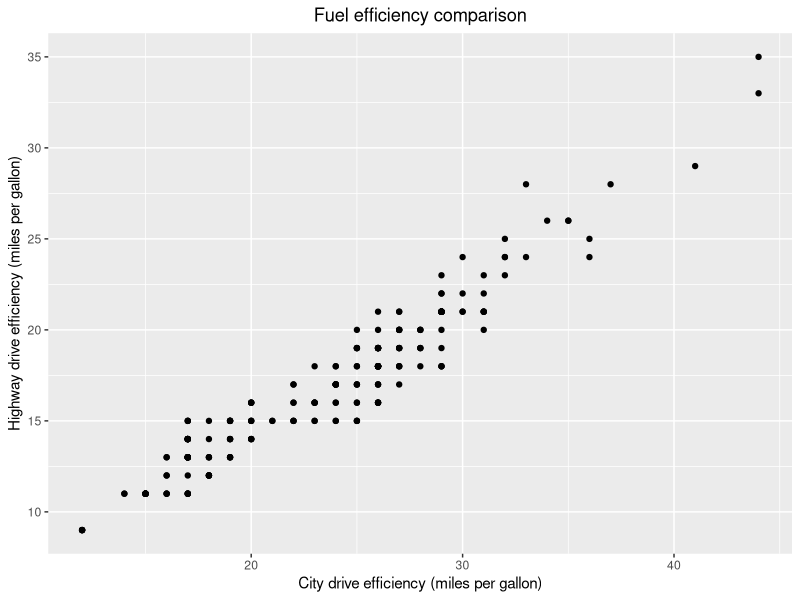
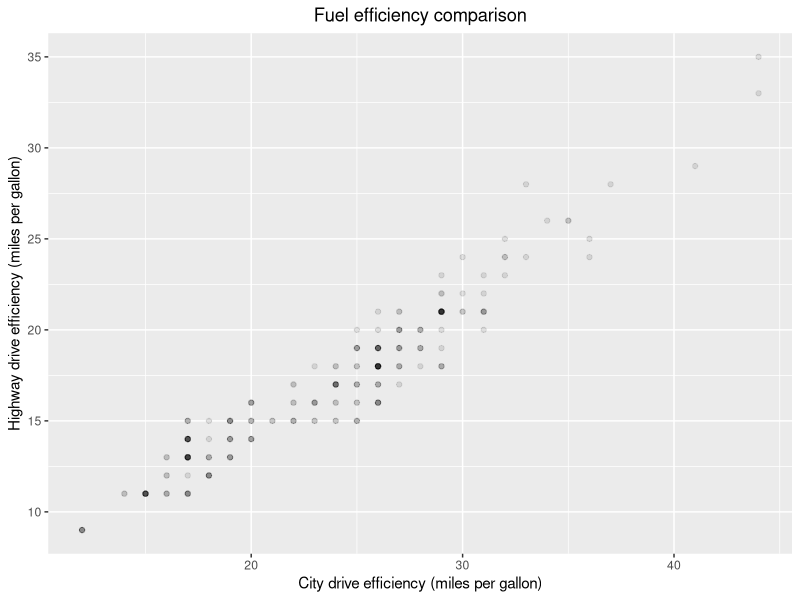
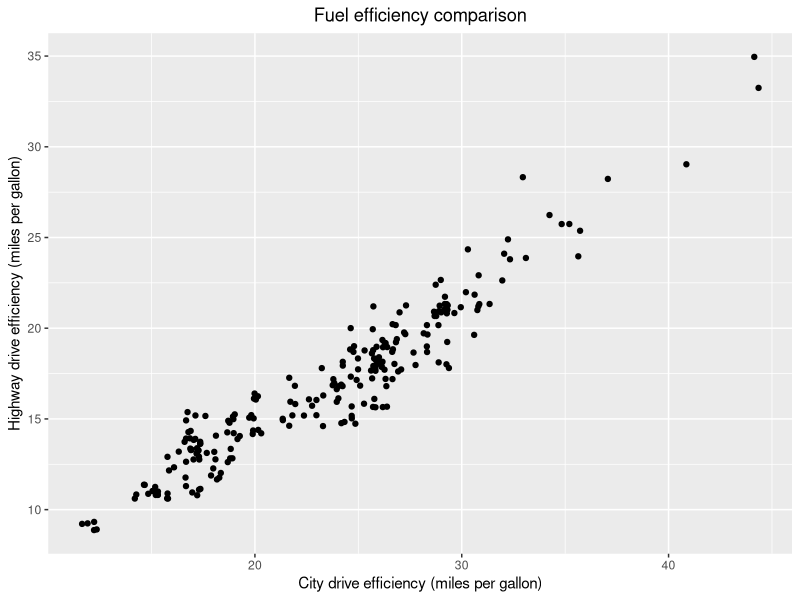
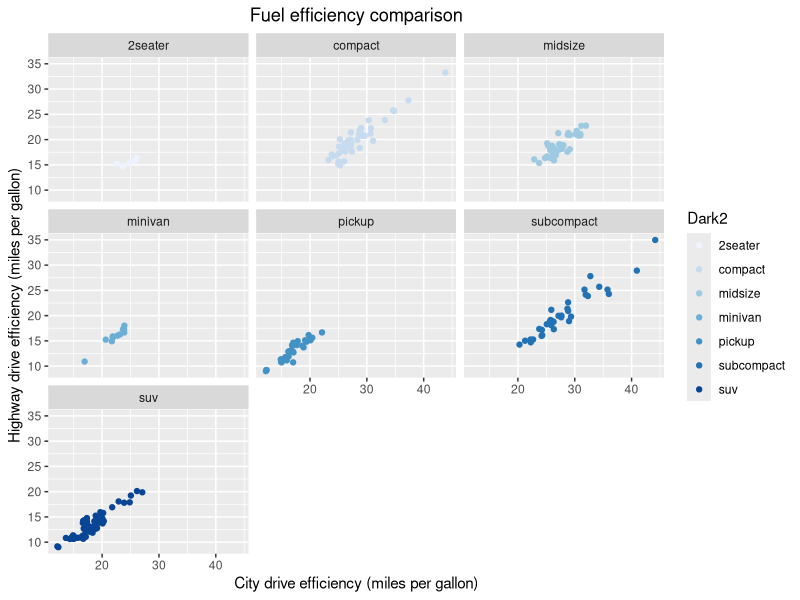

Write the R code that produced these figures, in order.
## ---- chunk 1
knitr::opts_chunk$set(echo = TRUE)
library(tidyverse)
## ---- chunk 2
ggplot(mpg) +
   geom_point(aes(hwy, cty)) +
   labs(x = "City drive efficiency (miles per gallon)", 
        y = "Highway drive efficiency (miles per gallon)",
        title = "Fuel efficiency comparison") +
   theme(plot.title = element_text(h = 0.5))
## ---- chunk 3
ggplot(mpg) +
   geom_point(aes(hwy, cty), alpha = .1) +
   labs(x = "City drive efficiency (miles per gallon)", 
        y = "Highway drive efficiency (miles per gallon)",
        title = "Fuel efficiency comparison") +
   theme(plot.title = element_text(h = 0.5))
## ---- chunk 4
ggplot(mpg) +
   geom_jitter(aes(hwy, cty)) +
   labs(x = "City drive efficiency (miles per gallon)", 
        y = "Highway drive efficiency (miles per gallon)",
        title = "Fuel efficiency comparison") +
   theme(plot.title = element_text(h = 0.5))
## ---- chunk 5
ggplot(mpg) +
   geom_jitter(aes(hwy, cty, color = class)) +
   labs(x = "City drive efficiency (miles per gallon)", 
        y = "Highway drive efficiency (miles per gallon)",
        title = "Fuel efficiency comparison") +
   scale_color_brewer("Dark2") +
   facet_wrap(~class) +
   theme(plot.title = element_text(h = 0.5)) 
